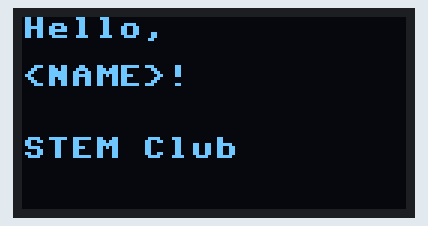
A program run on a simulated ESP32 board running MicroPython. Shown: 128×64 one-colour display. Library files of the repository ran but are not shown: ssd1306.py. At 0.1 s the program stops and its outputs stay as they are.

Above: at 0.1 s.

The program:

main.py
```python
# -----------------------------------------------
# Exercise 1: Change the name below to YOUR name!
# Then save the file and push it to the board.
# -----------------------------------------------

NAME = "<NAME>"  # <-- change this to your name

# --- Don't change anything below this line ---

from machine import Pin, I2C
import ssd1306

i2c = I2C(0, scl=Pin(22), sda=Pin(21), freq=400000)
oled = ssd1306.SSD1306_I2C(128, 64, i2c)

oled.fill(0)
oled.text("Hello,", 0, 0)
oled.text(NAME + "!", 0, 16)
oled.text("STEM Club", 0, 40)
oled.show()
```
